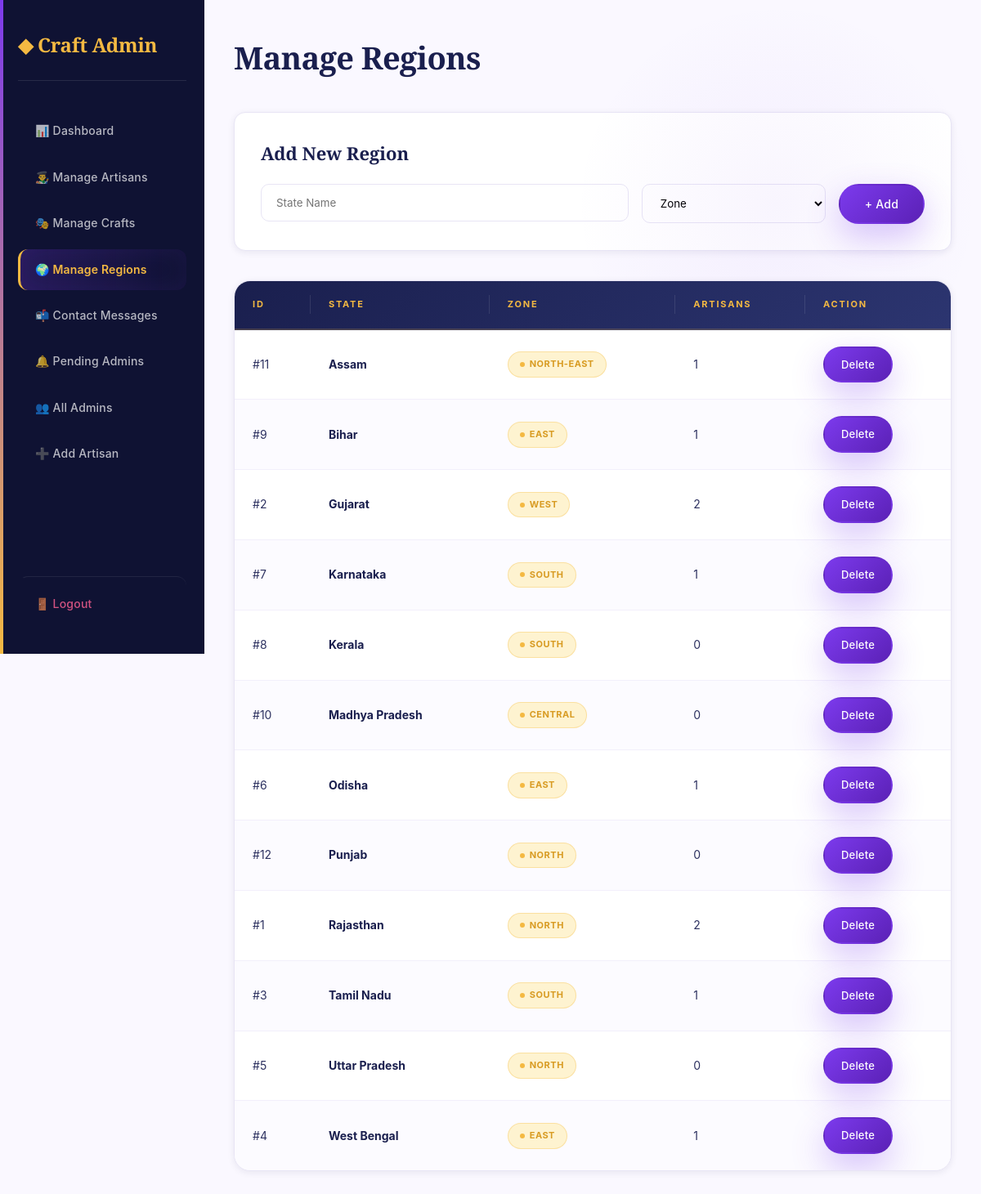
/admin/manage-regions.php (signed in), run on the app's committed database.
### tables this page shows
CREATE TABLE regions (
    id INT AUTO_INCREMENT PRIMARY KEY,
    state_name VARCHAR(100) NOT NULL,
    zone VARCHAR(50) NOT NULL,
    INDEX idx_zone (zone)
);

### includes/functions.php (called while the page is built, shortened)
<?php
function e($str) {
    return htmlspecialchars($str ?? '', ENT_QUOTES, 'UTF-8');
}
?>

### admin/manage-regions.php (the view, shortened to what this page needs)
<?php
include '../includes/db.php';
include '../includes/functions.php';
$regions = $conn->query("SELECT r.*, (SELECT COUNT(*) FROM artisans WHERE region_id=r.id) AS artisans
                         FROM regions r ORDER BY r.state_name");
?>
<!DOCTYPE html>
<html>
<head>
<link rel="stylesheet" href="../assets/css/style.css">
</head>
<body class="admin-body">
<aside class="admin-side">
  <h3>◆ Craft Admin</h3>
  <a href="dashboard.php"       class="<?= basename($_SERVER['PHP_SELF'])=='dashboard.php'?'active':'' ?>">📊 Dashboard</a>
  <a href="manage-artisans.php" class="<?= basename($_SERVER['PHP_SELF'])=='manage-artisans.php'?'active':'' ?>">👨‍🎨 Manage Artisans</a>
  <a href="manage-crafts.php"   class="<?= basename($_SERVER['PHP_SELF'])=='manage-crafts.php'?'active':'' ?>">🎭 Manage Crafts</a>
  <a href="manage-regions.php"  class="<?= basename($_SERVER['PHP_SELF'])=='manage-regions.php'?'active':'' ?>">🌍 Manage Regions</a>
  <a href="manage-contacts.php" class="<?= basename($_SERVER['PHP_SELF'])=='manage-contacts.php'?'active':'' ?>">📬 Contact Messages</a>
  <a href="pending-admins.php"  class="<?= basename($_SERVER['PHP_SELF'])=='pending-admins.php'?'active':'' ?>">🔔 Pending Admins</a>
  <a href="manage-admins.php"   class="<?= basename($_SERVER['PHP_SELF'])=='manage-admins.php'?'active':'' ?>">👥 All Admins</a>
  <a href="add-artisan.php"     class="<?= basename($_SERVER['PHP_SELF'])=='add-artisan.php'?'active':'' ?>">➕ Add Artisan</a>
  <a href="logout.php">🚪 Logout</a>
</aside>
<main class="admin-main">
  <h1>Manage Regions</h1>
  <div style="background:#fff;padding:32px;border-radius:14px;border:1px solid var(--border);margin-bottom:36px;box-shadow:var(--shadow-sm);">
    <h2 style="font-family:var(--font-display);font-size:22px;color:var(--indigo);margin-bottom:20px;">Add New Region</h2>
    <form method="POST" style="display:grid;grid-template-columns:2fr 1fr auto;gap:16px;align-items:start;">
      <input type="text" name="state_name" placeholder="State Name" required
             style="padding:14px 18px;border:1.5px solid var(--border);border-radius:10px;background:var(--cream);font-family:inherit;">
      <select name="zone" required
              style="padding:14px 18px;border:1.5px solid var(--border);border-radius:10px;background:var(--cream);font-family:inherit;">
        <option value="">Zone</option>
      </select>
      <button class="btn btn-primary" name="add">+ Add</button>
    </form>
  </div>
  <table class="admin-table">
    <thead><tr><th>ID</th><th>State</th><th>Zone</th><th>Artisans</th><th>Action</th></tr></thead>
    <tbody>
      <?php while($r = $regions->fetch_assoc()): ?>
      <tr>
        <td>#<?= $r['id'] ?></td>
        <td><strong style="color:var(--indigo);"><?= e($r['state_name']) ?></strong></td>
        <td><span class="badge badge-warn"><?= e($r['zone']) ?></span></td>
        <td><?= $r['artisans'] ?></td>
        <td>
          <a href="?delete=<?= $r['id'] ?>" class="btn btn-sm btn-primary"
             onclick="return confirm('Delete this region?')">Delete</a>
        </td>
      </tr>
      <?php endwhile; ?>
    </tbody>
  </table>
</main>
</body>
</html>

### data on the page
regions: id "11", state_name "Assam", zone "NORTH-EAST", artisans "1"
regions: id "9", state_name "Bihar", zone "EAST", artisans "1"
regions: id "2", state_name "Gujarat", zone "WEST", artisans "2"
regions: id "7", state_name "Karnataka", zone "SOUTH", artisans "1"
regions: id "8", state_name "Kerala", zone "SOUTH", artisans "0"
regions: id "10", state_name "Madhya Pradesh", zone "CENTRAL", artisans "0"
regions: id "6", state_name "Odisha", zone "EAST", artisans "1"
regions: id "12", state_name "Punjab", zone "NORTH", artisans "0"
regions: id "1", state_name "Rajasthan", zone "NORTH", artisans "2"
regions: id "3", state_name "Tamil Nadu", zone "SOUTH", artisans "1"
regions: id "5", state_name "Uttar Pradesh", zone "NORTH", artisans "0"
regions: id "4", state_name "West Bengal", zone "EAST", artisans "1"
